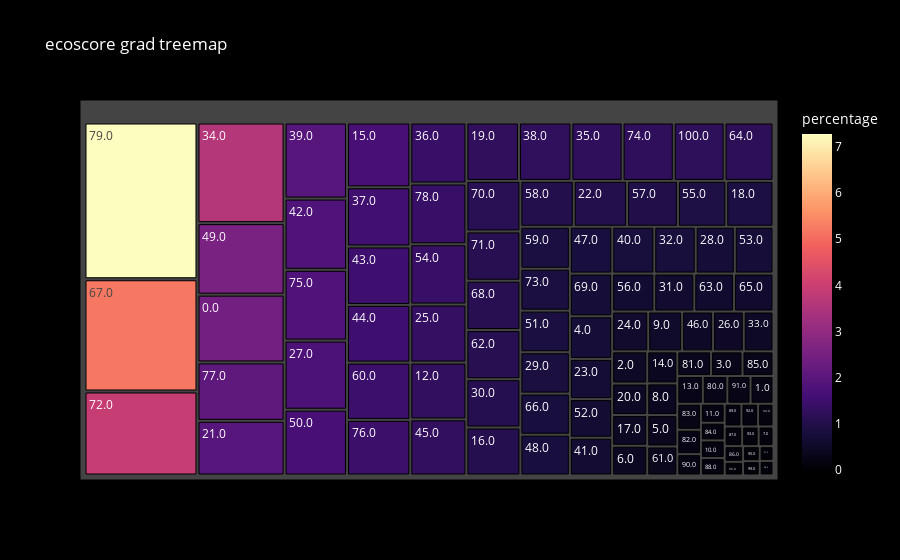

Notebook code cell kept with this figure:
### Code cell
df = pd.DataFrame(data_graph_ecoscore_grad)
fig = px.treemap(df, path=['ecoscore_grad'], values='percentage',
                 color='percentage', color_continuous_scale='Magma',
                 title='ecoscore grad treemap')
fig.update_layout(
    paper_bgcolor='black',  
    plot_bgcolor='black',   
    font_color='white'      
)
fig.show()
